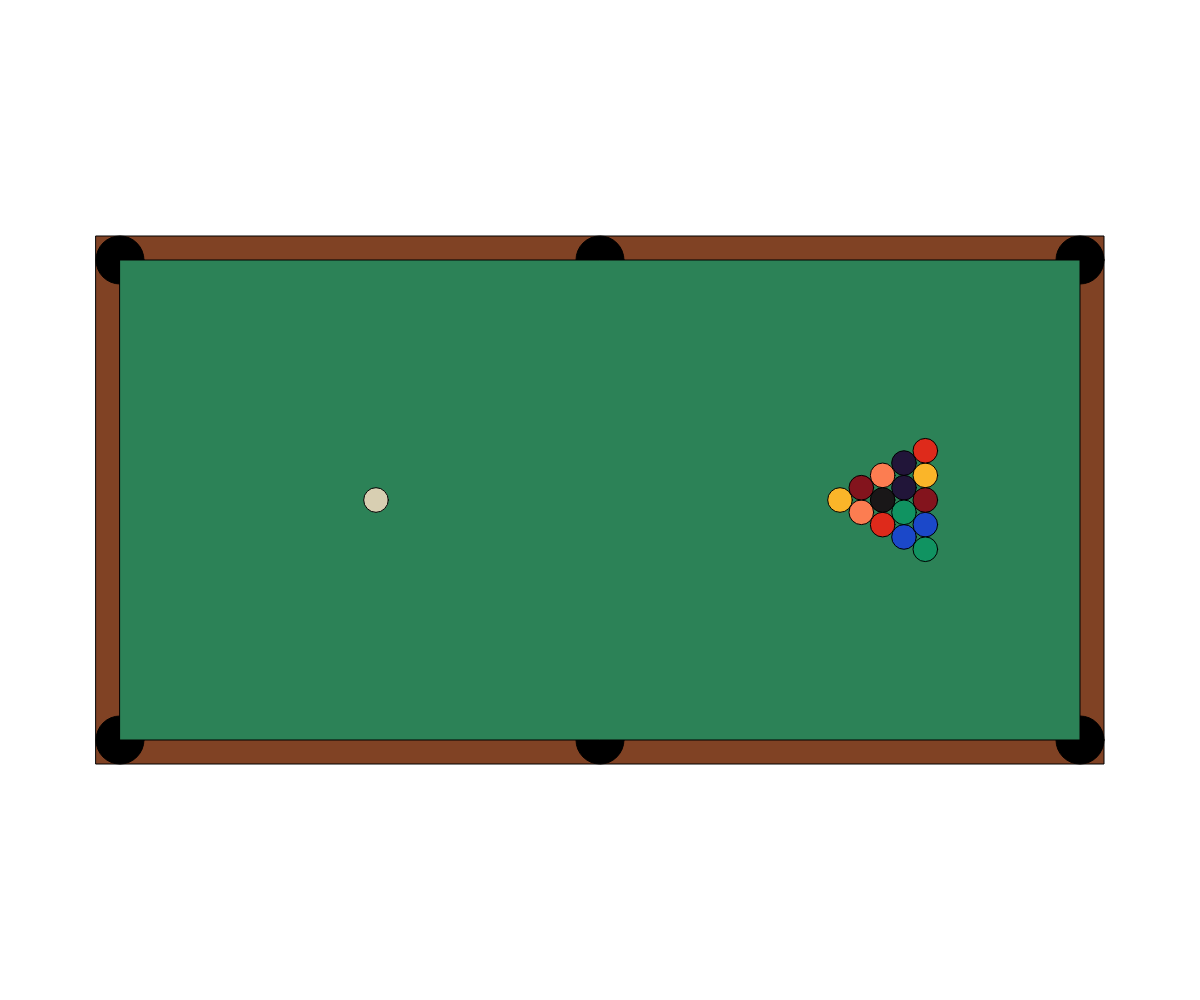
Frame 1 (no input)
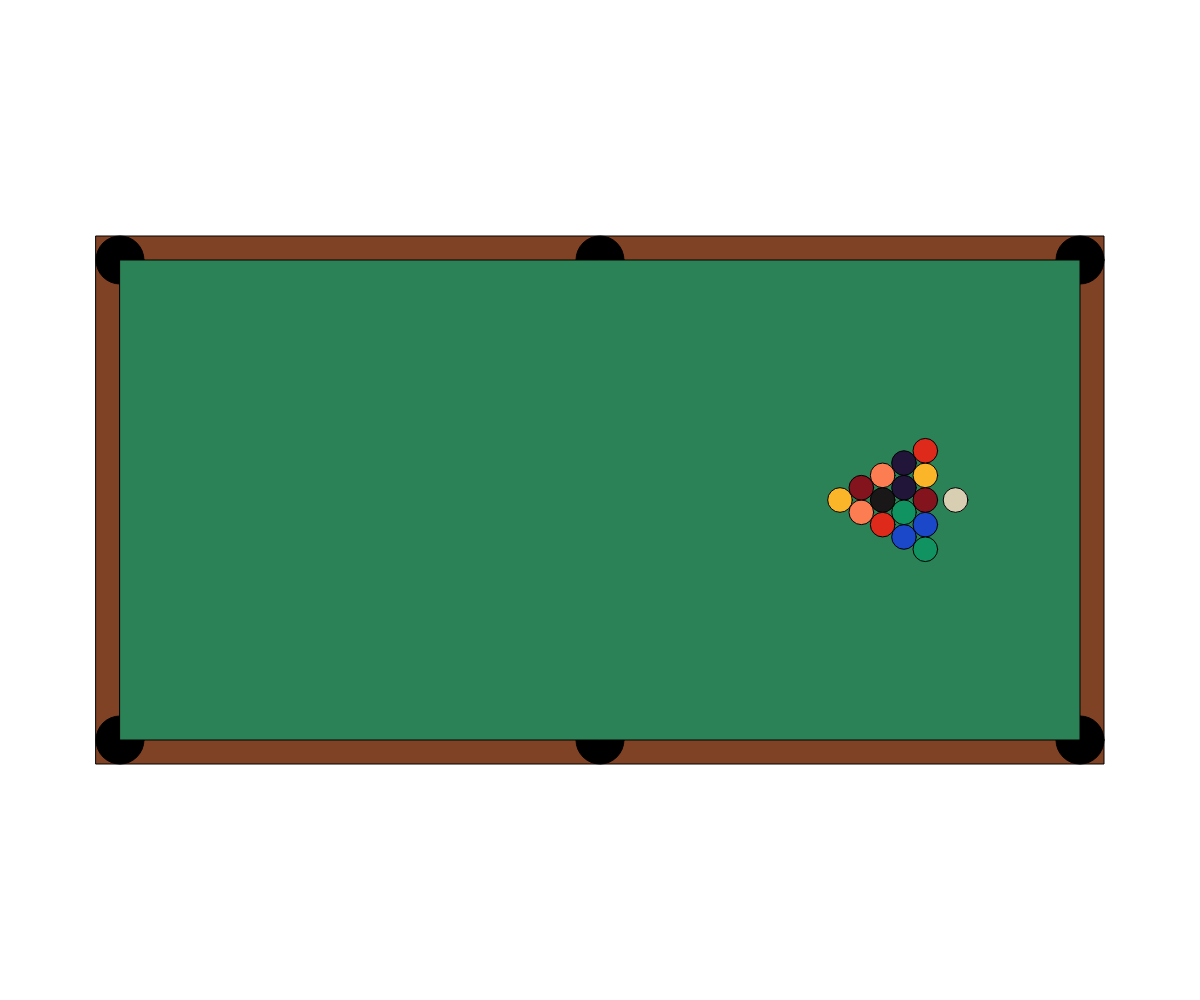
Frame 60 (no input)
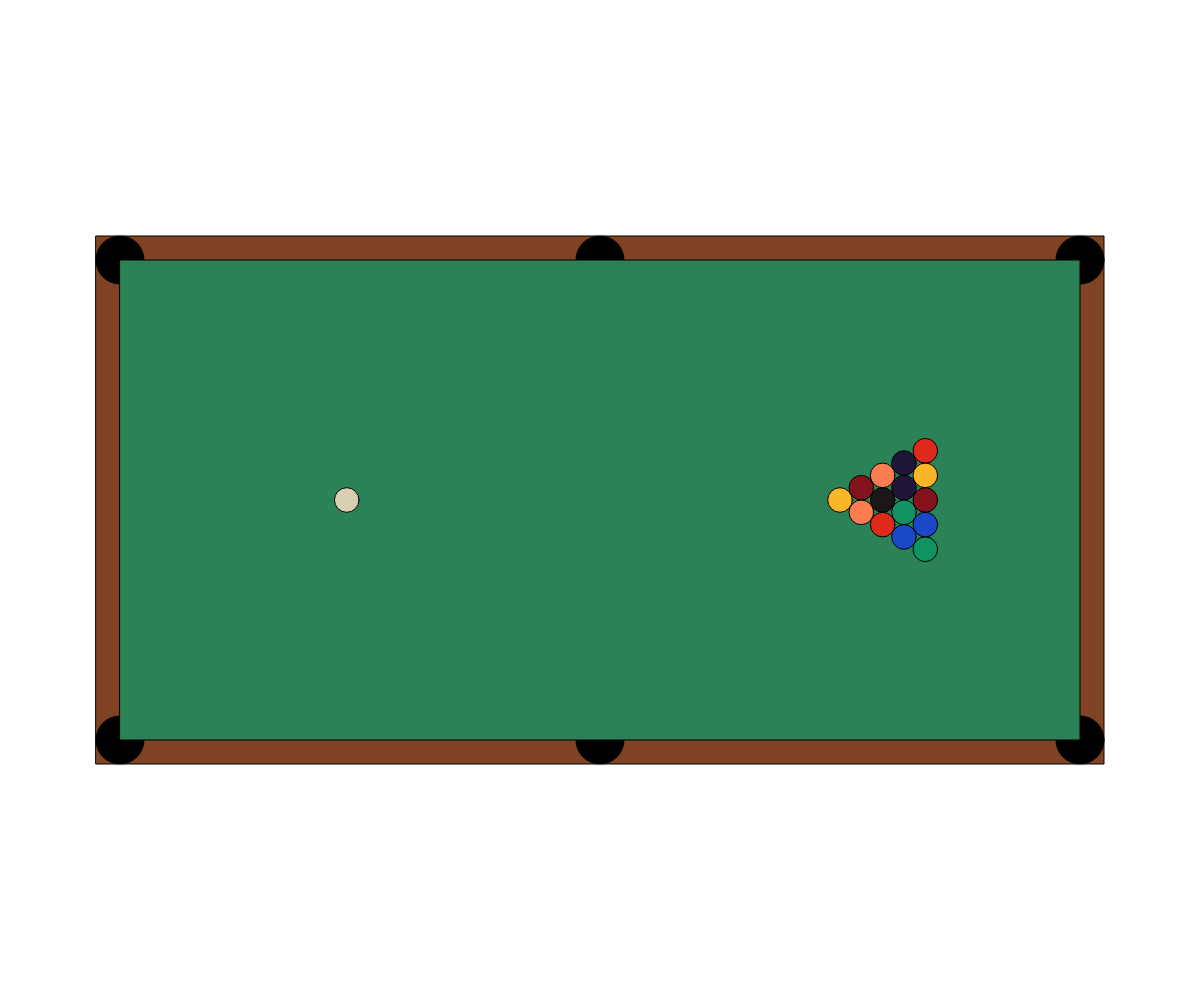
Frame 120 (the mouse pressed at the canvas centre since frame 60)

The p5.js sketch that drew these frames (run headless with seeded random() and noise() and a simulated clock; from frame 60 on, the mouse is pressed at the canvas centre):

// p5.js sketch
// ── sketch.js
let mu  = 0.05
let mBall = 0.17

var resolution = [1920, 1080];
var walls = [];
var balls = [];

let ballYellow;
let ballBlue;
let ballRed;
let ballPurple;
let ballOrange;
let ballGreen;
let ballDarkRed;
let ballBlack;
let ballWhite;

let frameTime;

let ballDiameter =  0.025656;
let ballRadius = ballDiameter / 2;

let xHeightDifference = Math.cos(Math.PI/6)*ballDiameter
let yHeightDifference = Math.sin(Math.PI/6)*ballDiameter

let startCoordinates = [[0.75, 0.25], [0.75 + 3*xHeightDifference, 0.25 + 3*yHeightDifference], [0.75 + 2*xHeightDifference, 0.25 + 2*yHeightDifference], [0.75 + 3*xHeightDifference, 0.25 - yHeightDifference], 
                        [0.75 + 2*xHeightDifference, 0.25 - 2*yHeightDifference],  [0.75 + 4*xHeightDifference, 0.25 + 4*yHeightDifference], [0.75 + 4*xHeightDifference, 0.25], 
                        [0.75 + 4*xHeightDifference, 0.25 - 2*yHeightDifference], [0.75 + 4*xHeightDifference, 0.25 + 2*yHeightDifference], [0.75 + 4*xHeightDifference, 0.25 - 4*yHeightDifference], [0.75 + 3*xHeightDifference, 0.25 - 3*yHeightDifference],
                        [0.75 + xHeightDifference, 0.25 + yHeightDifference], [0.75 + 3*xHeightDifference, 0.25 + yHeightDifference], [0.75 + xHeightDifference, 0.25 - yHeightDifference]]

let Ycenterline;


function setup() 
{
    frameRate(60);
    frameTime = 1/60;
    ballYellow = color(250, 181, 41);
    ballBlue = color(27, 72, 201);
    ballRed = color(222, 42, 27);
    ballPurple = color(33, 21, 57);
    ballOrange = color(252, 125, 81);
    ballGreen = color(16, 147, 97);
    ballDarkRed = color(131, 20, 29);
    ballBlack = color(25, 23, 24);
    ballWhite = color(216, 207, 178);
    Ycenterline = resolution[1]/2
    colors = [ballYellow, ballBlue, ballRed, ballPurple, ballOrange, ballGreen, ballDarkRed];
    for (i = 0; i <= colors.length - 1 ; i++){
        balls.push(new Ball(false, startCoordinates[i][0], startCoordinates[i][1], colors[i], i+1));
        balls.push(new Ball(true, startCoordinates[i+7][0], startCoordinates[i+7][1], colors[i], i+9));
    }
    balls.push(new Ball("black", 0.75 + 2*xHeightDifference, 0.25, ballBlack, 8));
    balls.push(new Ball("white", 0.25, 0.25, ballWhite, 0));
    resolution = [windowWidth, windowHeight];
    createCanvas(resolution[0], resolution[1]);
    print(balls[-1])
    walls = [0, 0, 1, 0.5];
    balls[balls.length-1].vx = 1;
    balls[balls.length-1].isMoving = true;
}
  
function draw() 
{
    background(255);
    fill(128, 66, 36);
    rect(resolution[0]/2 - 0.42*resolution[0], resolution[1]/2 - 0.22*resolution[0], 0.84*resolution[0], 0.44*resolution[0]);

    fill(0);
    //Corners
    circle(resolution[0]/2 - 0.4*resolution[0], resolution[1]/2 - 0.2*resolution[0], 0.04 * resolution[0]);
    circle(resolution[0]/2 - 0.4*resolution[0], resolution[1]/2 + 0.2*resolution[0], 0.04 * resolution[0]);
    circle(resolution[0]/2 + 0.4*resolution[0], resolution[1]/2 - 0.2*resolution[0], 0.04 * resolution[0]);
    circle(resolution[0]/2 + 0.4*resolution[0], resolution[1]/2 + 0.2*resolution[0], 0.04 * resolution[0]);
    
    //Middle edges
    circle(resolution[0]/2, resolution[1]/2 - 0.2*resolution[0], 0.04 * resolution[0]);
    circle(resolution[0]/2, resolution[1]/2 +  .2*resolution[0], 0.04 * resolution[0]);

    fill(44, 130, 87);
    rect(resolution[0]/2 - 0.4*resolution[0], resolution[1]/2 - 0.2*resolution[0], 0.8*resolution[0], 0.4*resolution[0]);

    //Ball rendering
    for (b of balls)
    {   
        b.x += b.vx * frameTime;
        b.y += b.vy * frameTime;
        if (b.isMoving)
        {
            b.isMoving = false;

            let nextVelocityStep = b.nextVelocityStep();

            //Collision Walls
            if (b.hitXWall() !== 0){
                b.vy  = Math.abs(b.vy)*b.hitXWall();
                console.log('hit wall')
            }
            if (b.hitYWall() !== 0){
                b.vx  = Math.abs(b.vx)*b.hitYWall();
                console.log('hit wall')
            }
            //Collision Balls
            for (b2 of balls)
            {
                if (b != b2 && !b.collidedWith.includes(b2) && b.dstToBall(b2) < 0 + 0*nextVelocityStep && false)
                {
                    b2.collidedWith.push(b);
                    b.collidedWith.push(b2);
                    ballCollision(b, b2);
                }
            }

            //Moving
            if(b.vx !== 0){
                b.isMoving = true;
                b.vx += 9.81/2*mu*frameTime * -(b.vx/Math.abs(b.vx));
                if (Math.abs(b.vx) <= 0.001){
                    b.vx = 0;
                }
            }
            if(b.vy !== 0){
                b.isMoving = true;
                b.vy += 9.81*mu*frameTime * -(b.vy/Math.abs(b.vy));
                if (Math.abs(b.vy) <= 0.001){
                        b.vy = 0;
                    }
            }
        }
        fill(b.color);
        circle(convertX(b.x), convertY(b.y), ballDiameter*0.8*resolution[0]);
    }
    for(b of balls)
    {
        b.collidedWith = [];
    }
}



function windowResized() 
{
    resizeCanvas(windowWidth, windowHeight);
    resolution = [windowWidth, windowHeight];
}

class Ball
{
    constructor(_team, _x, _y, _color, _number)
    {
        this.team = _team;
        this.x = _x;
        this.y = _y;
        this.vy = 0;
        this.vx = 0;
        this.isMoving = false;
        this.isWhite = false;
        this.isEight = false;
        this.color = _color;
        this.number = _number;
        this.collidedWith = [];
    }

    dstToBall(b)
    {
        return Math.sqrt(Math.pow(this.x-b.x,2) + Math.pow(this.y-b.y,2)) - ballDiameter;
    }
    
    hitXWall()
    {
        if (this.y <= ballRadius || this.y >= 0.5 - ballRadius)
            return true;
        return false;
    }

    hitYWall()
    {
        if ((this.x <= ballRadius))
            return 1;
        if  (this.x >= 1 - ballRadius){
            return -1;
        }
        return 0;
    }

    nextVelocityStep()
    {
        return Math.sqrt(Math.pow(this.vx, 2) + Math.pow(this.vy, 2));
    }
}


function convertX(x)
{
    return resolution[0]/2 - 0.4*resolution[0] + x*0.8*resolution[0]
}


function convertY(y){
    return resolution[1]/2 - 0.2*resolution[0] + y*0.8*resolution[0]
}

function ballCollision(b1, b2){
    let theta1 = Math.atan(b1.vy/b1.vx)
    let theta2 = Math.atan(b1.vy/b1.vx)
    let phi = Math.atan((b1.y - b2.y) / (b1.x - b2.x))

    vx1 = b2.vx*Math.cos(theta2-phi)*Math.cos(phi) + b1.vx*Math.sin(theta1 - phi)*Math.cos(phi+Math.PI/2)
    vy1 = b2.vy*Math.cos(theta2-phi)*Math.sin(phi) + b1.vy*Math.sin(theta1 - phi)*Math.sin(phi+Math.PI/2)

    vx2 = b1.vx*Math.cos(theta1-phi)*Math.cos(phi) + b2.vx*Math.sin(theta2 - phi)*Math.cos(phi+Math.PI/2)
    vy2 = b1.vy*Math.cos(theta1-phi)*Math.sin(phi) + b2.vy*Math.sin(theta2 - phi)*Math.sin(phi+Math.PI/2)
    
    //set balls back on their previous path a bit to get them to separate nicely

    

    b1.vx = vx1
    b1.vy = vy1
    b2.vx = vx2
    b2.vy = vy2

    //set balls back on their previous path a bit to get them to separate nicely

    b1.isMoving = true;
    b2.isMoving = true;


}
//team true --> striped
//lokaal coordinaten systeem origin in top left corner van tafel, lengte = 1 uts, hoogte = 0.5 uts
// ── stylesheet.css
*
{
    overflow: hidden; /* Hide scrollbars */
    width:  100%;
    height: 100%;
    margin: 0;
}
